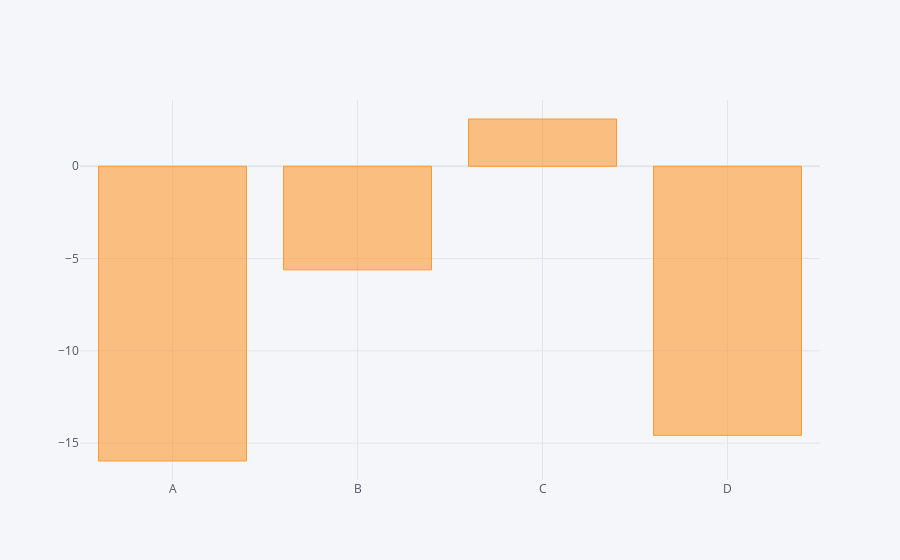

The notebook cell this image was saved under:
### Code cell
df.sum().iplot(kind='bar')

### Figure 1 — Plotly figure (JSON) as saved in the notebook; plotly's stock layout.template omitted (floating-point values rounded to 4 significant figures)
{"data": [{"marker": {"color": "rgba(255, 153, 51, 0.6)", "line": {"color": "rgba(255, 153, 51, 1.0)", "width": 1}}, "name": "None", "orientation": "v", "text": "", "type": "bar", "x": ["A", "B", "C", "D"], "y": [-15.97, -5.613, 2.56, -14.58]}], "layout": {"legend": {"bgcolor": "#F5F6F9", "font": {"color": "#4D5663"}}, "paper_bgcolor": "#F5F6F9", "plot_bgcolor": "#F5F6F9", "title": {"font": {"color": "#4D5663"}}, "xaxis": {"gridcolor": "#E1E5ED", "showgrid": true, "tickfont": {"color": "#4D5663"}, "title": {"font": {"color": "#4D5663"}, "text": ""}, "zerolinecolor": "#E1E5ED"}, "yaxis": {"gridcolor": "#E1E5ED", "showgrid": true, "tickfont": {"color": "#4D5663"}, "title": {"font": {"color": "#4D5663"}, "text": ""}, "zerolinecolor": "#E1E5ED"}}}
